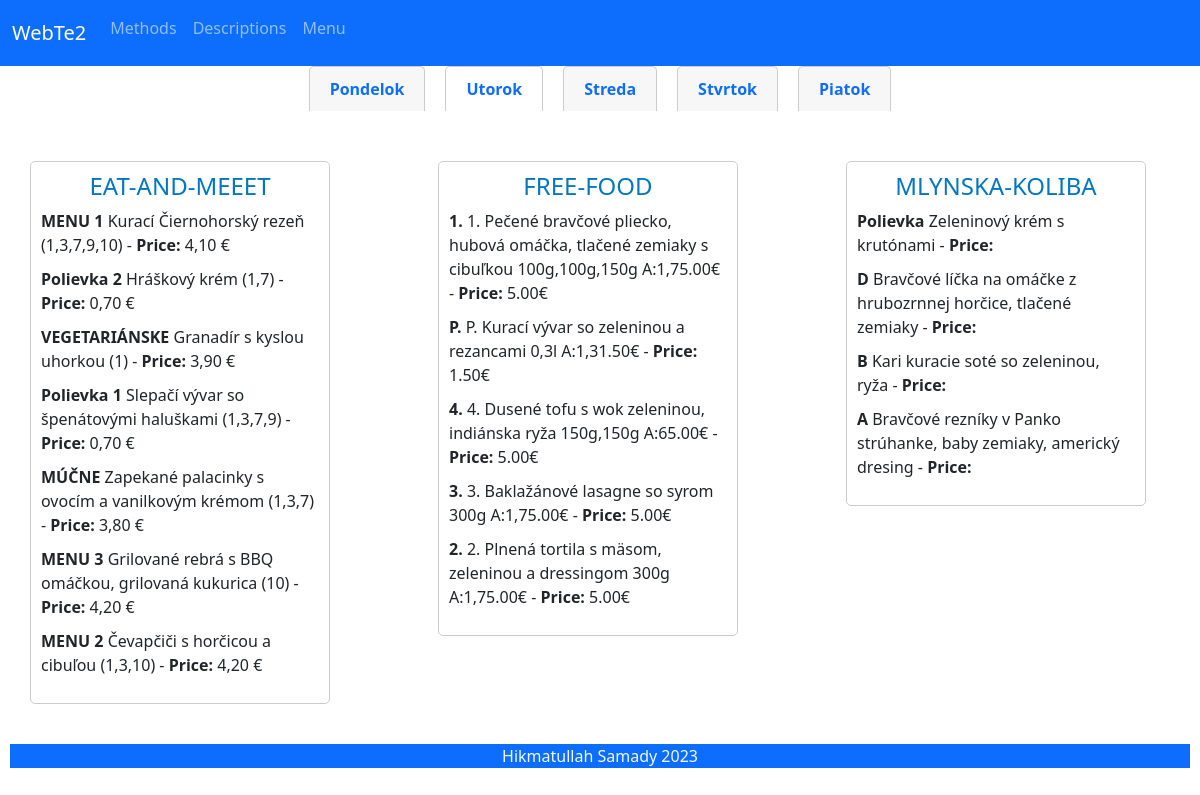
Screenshot of /client/index.php?day=Utorok with the database file from the repository.
### tables this page shows
CREATE TABLE `menu` (
  `id` int NOT NULL,
  `restaurant_id` int NOT NULL,
  `price` varchar(25) DEFAULT NULL,
  `type` varchar(255) NOT NULL,
  `dish` varchar(255) NOT NULL,
  `day` varchar(25) NOT NULL
);

### client/index.php (the view, shortened to what this page needs)
<!DOCTYPE html>
<html lang="en">
<head>
    <link href="https://cdn.jsdelivr.net/npm/bootstrap@5.0.2/dist/css/bootstrap.min.css" rel="stylesheet">
</head>
<body>
    <?php include './components/header.php' ?>
    <div class="">
        <?php
        $database = new Database();
        $conn = $database->getConnection();
        $selected_day = isset($_GET['day']) ? $_GET['day'] : 'pondelok';
        $sql = "SELECT * , restaurant.name as resName FROM menu left join restaurant on menu.restaurant_id = restaurant.id WHERE menu.day='$selected_day' ORDER BY resName ASC";
        $result = mysqli_query($conn, $sql);
        $menus = array();
        while ($row = mysqli_fetch_assoc($result)) {
            if (!isset($menus[$row['resName']])) {
                $menus[$row['resName']] = array();
            }
            array_push($menus[$row['resName']], array('dish' => $row['dish'], 'type' => $row['type'], 'price' => $row['price']));
        }
        $weekdays = array('Pondelok', 'Utorok', 'Streda', 'Stvrtok', 'Piatok');
        echo '<div class="tabs">';
        foreach ($weekdays as $day) {
            $class = ($day == $selected_day) ? 'active' : '';
            echo "<a href=\"?day=$day\" class=\"tab $class\">$day</a>";
        }
        echo '</div>';
        echo '<div class="row">';
        foreach ($menus as $restaurant => $menu) {
            echo '<div class="col">';
            echo '<div class="restaurant-container">';
            echo "<h3 class='head'>" . strtoupper($restaurant) . "</h3>";
            echo '<ul>';
            foreach ($menu as $item) {
                echo "<li><strong>{$item['type']}</strong> {$item['dish']} - <strong>Price:</strong> {$item['price']}</li>";
            }
            echo '</ul>';
            echo '</div>';
            echo '</div>';
        }
        echo '</div>';
        ?>
    </div>
    <?php include './components/footer.php' ?>
</body>
</html>

### client/index.php (style rules this page uses)
.head { text-align: center; margin: 10; color: blue; }
.tabs { display: flex; justify-content: center; margin-bottom: 20px; }
.tab { padding: 10px 20px; margin: 0 10px; border: 1px solid #ccc; border-bottom: none; border-radius: 5px 5px 0 0; background-color: #f7f7f7; font-weight: bold; text-decoration: none; }
.active { border-color: #ccc; background-color: #fff; }
ul { list-style: none; padding-left: 0; }
li { margin-bottom: 10px; }
.restaurant-container { width: 300px; margin: 10px; padding: 10px; border: 1px solid #ccc; border-radius: 5px; display: inline-block; }
.restaurant-container h3.head { font-size: 24px; color: #0077c0; }
.row { display: flex; flex-wrap: wrap; justify-content: center; }
.col { flex-basis: calc(100% / 3 - 40px); margin: 20px; }

### rows the page displays
menu: type "MENU 1", dish "Kurací Čiernohorský rezeň (1,3,7,9,10)", price "4,10 €"
menu: type "Polievka 2", dish "Hráškový krém (1,7)", price "0,70 €"
menu: type "VEGETARIÁNSKE", dish "Granadír s kyslou uhorkou (1)", price "3,90 €"
menu: type "Polievka 1", dish "Slepačí vývar so špenátovými haluškami (1,3,7,9)", price "0,70 €"
menu: type "MÚČNE", dish "Zapekané palacinky s ovocím a vanilkovým krémom (1,3,7)", price "3,80 €"
menu: type "MENU 3", dish "Grilované rebrá s BBQ omáčkou, grilovaná kukurica (10)", price "4,20 €"
menu: type "MENU 2", dish "Čevapčiči s horčicou a cibuľou (1,3,10)", price "4,20 €"
menu: type "1.", dish "1. Pečené bravčové pliecko, hubová omáčka, tlačené zemiaky s cibuľkou 100g,100g,150g A:1,75.00€", price "5.00€"
menu: type "P.", dish "P. Kurací vývar so zeleninou a rezancami 0,3l A:1,31.50€", price "1.50€"
menu: type "4.", dish "4. Dusené tofu s wok zeleninou, indiánska ryža 150g,150g A:65.00€", price "5.00€"
menu: type "3.", dish "3. Baklažánové lasagne so syrom 300g A:1,75.00€", price "5.00€"
menu: type "2.", dish "2. Plnená tortila s mäsom, zeleninou a dressingom 300g A:1,75.00€", price "5.00€"
menu: type "Polievka", dish "Zeleninový krém s krutónami"
menu: type "D", dish "Bravčové líčka na omáčke z hrubozrnnej horčice, tlačené zemiaky"
menu: type "B", dish "Kari kuracie soté so zeleninou, ryža"
menu: type "A", dish "Bravčové rezníky v Panko strúhanke, baby zemiaky, americký dresing"

### other values shown
$day "Pondelok"
$day "Utorok"
$day "Streda"
$day "Stvrtok"
$day "Piatok"
$restaurant "EAT-AND-MEEET"
$restaurant "FREE-FOOD"
$restaurant "MLYNSKA-KOLIBA"
